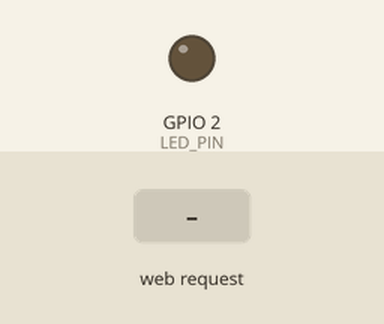
Bench run of a sketch on a simulated ESP32. Shown: output pins drawn as LEDs (lit = HIGH). The test bench sets the inputs (shaded band). WiFi joins after 1.5 s; servers stay silent unless stated; what the sketch prints to the serial monitor is not drawn.

Above: at 2.7 s.
2.8 s: HTTP request GET /on received
At 4.0 s:
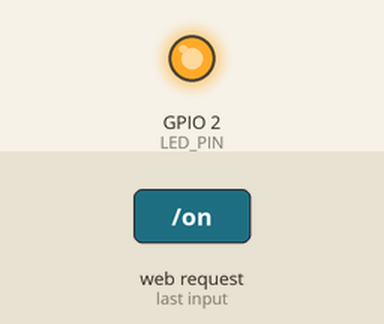
4.3 s: HTTP request GET /off received
At 5.2 s:
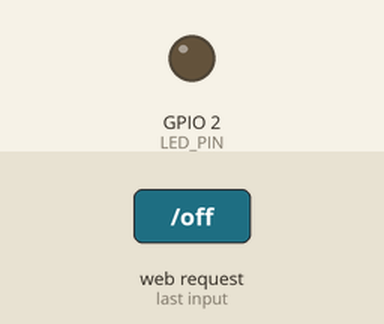
Timing chart, 0 to 7.3 s (numbered marks = the images above; inputs shaded):
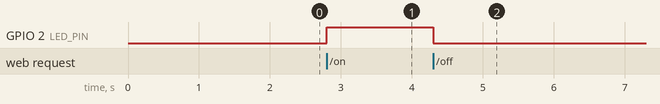

The sketch:

task1_web_server_led.ino
```cpp
// Task 1 — ESP32 Web Server & HTML LED Control
// The ESP32 joins the local Wi-Fi, hosts a web page on port 80, and switches
// the onboard LED when the page's ON / OFF buttons request /on or /off.

#include <WiFi.h>
#include <WebServer.h>

const char* WIFI_SSID     = "YOUR_WIFI_SSID";
const char* WIFI_PASSWORD = "YOUR_WIFI_PASSWORD";

#define LED_PIN 2          // Onboard blue LED on the ESP32 DevKit

WebServer server(80);
bool ledState = false;

// The control page. <meta charset="UTF-8"> is required — without it the
// bulb emoji in the heading renders as garbled characters (see Problems).
const char PAGE[] PROGMEM = R"rawliteral(
<!DOCTYPE html>
<html>
<head>
  <meta charset="UTF-8">
  <meta name="viewport" content="width=device-width, initial-scale=1">
  <title>ESP32 Light Control</title>
  <style>
    body { font-family: Arial, sans-serif; text-align: center; margin-top: 80px; }
    h1   { margin-bottom: 8px; }
    p    { color: #555; }
    .btn { display: inline-block; width: 120px; padding: 14px 0; margin: 12px;
           font-size: 18px; color: #fff; border: none; border-radius: 6px;
           cursor: pointer; text-decoration: none; }
    .on  { background: #2e8b2e; }
    .off { background: #e53935; }
    #state { margin-top: 20px; font-weight: bold; }
  </style>
</head>
<body>
  <h1>&#128161; ESP32 Light Control</h1>
  <p>Control your ESP32 LED</p>
  <a class="btn on"  href="/on">ON</a>
  <a class="btn off" href="/off">OFF</a>
  <div id="state">LED is %STATE%</div>
</body>
</html>
)rawliteral";

void sendPage() {
  String html = PAGE;
  html.replace("%STATE%", ledState ? "ON" : "OFF");
  server.send(200, "text/html; charset=UTF-8", html);
}

void handleRoot() {
  sendPage();
}

void handleOn() {
  ledState = true;
  digitalWrite(LED_PIN, HIGH);
  Serial.println("Request: /on  -> LED ON");
  sendPage();
}

void handleOff() {
  ledState = false;
  digitalWrite(LED_PIN, LOW);
  Serial.println("Request: /off -> LED OFF");
  sendPage();
}

void handleNotFound() {
  server.send(404, "text/plain", "Not found");
}

void setup() {
  Serial.begin(115200);
  pinMode(LED_PIN, OUTPUT);
  digitalWrite(LED_PIN, LOW);

  WiFi.mode(WIFI_STA);
  WiFi.begin(WIFI_SSID, WIFI_PASSWORD);
  Serial.print("Connecting to Wi-Fi");
  while (WiFi.status() != WL_CONNECTED) {
    delay(500);
    Serial.print(".");
  }
  Serial.println();
  Serial.print("Connected. Open http://");
  Serial.println(WiFi.localIP());

  server.on("/", handleRoot);
  server.on("/on", handleOn);
  server.on("/off", handleOff);
  server.onNotFound(handleNotFound);
  server.begin();
  Serial.println("Web server started on port 80");
}

void loop() {
  server.handleClient();
}
```

Measured:
- after the input at 2.8 s, GPIO 2 (LED_PIN): LOW → HIGH at once
- after the input at 4.3 s, GPIO 2 (LED_PIN): HIGH → LOW at once
